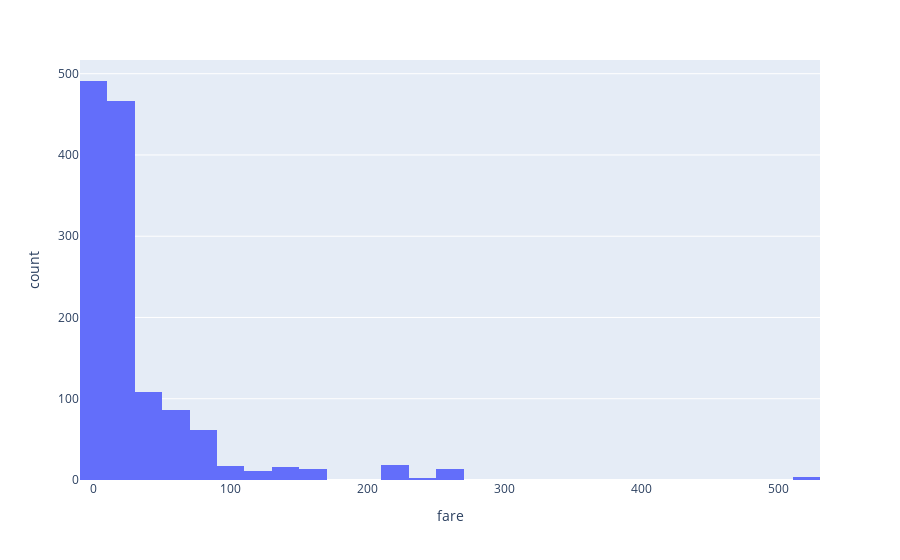

Notebook code for this chart:
### Markdown cell above
## Above we can see a stacked bar chart for counts of survived and dead at different classes and sex.

### Code cell
fig4 = px.histogram(titanic, x="fare",nbins = 30)
fig4.show()

### Figure 1 — Plotly figure (JSON) as saved in the notebook; plotly's stock layout.template omitted (floating-point values rounded to 4 significant figures; data arrays with more than 128 entries replaced by an {"elided": "..."} marker saying what was removed)
{"data": [{"alignmentgroup": "True", "bingroup": "x", "hovertemplate": "fare=%{x}<br>count=%{y}<extra></extra>", "legendgroup": "", "marker": {"color": "#636efa", "pattern": {"shape": ""}}, "name": "", "nbinsx": 30, "offsetgroup": "", "orientation": "v", "showlegend": false, "type": "histogram", "x": {"elided": "1309 float values"}, "xaxis": "x", "yaxis": "y"}], "layout": {"barmode": "relative", "legend": {"tracegroupgap": 0}, "margin": {"t": 60}, "xaxis": {"anchor": "y", "domain": [0, 1], "title": {"text": "fare"}}, "yaxis": {"anchor": "x", "domain": [0, 1], "title": {"text": "count"}}}}
